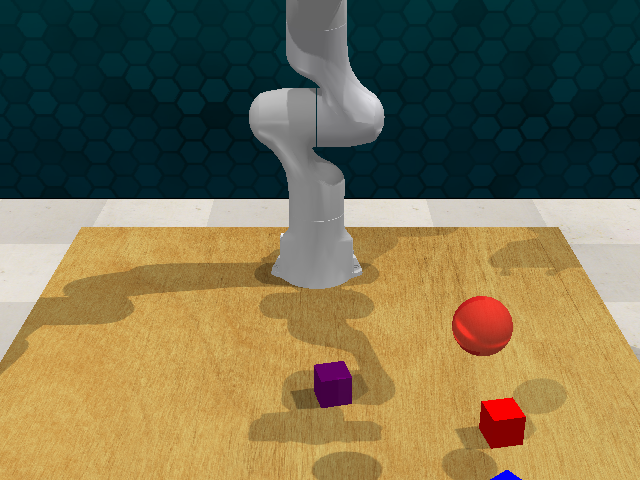
#> input picture tools/0.png, 640 x 480 px, found by its file name
$ python select_mask.py
#> lines starting #> are read from the running program, lines starting #| are printed output that depends on the picture; after the words box and inside, x2 and y2 are one past the last pixel; in counts of white or black regions, pixels touching at a corner belong together
import cv2
import numpy as np
import matplotlib.pyplot as plt

# 读取掩码图像为灰度模式
mask_path = '/home/haoyue/code/rlbench_imitation_learning/data/push_button/100demos/0/front_camera_mask/0.png'
mask = cv2.imread(mask_path, cv2.IMREAD_GRAYSCALE)
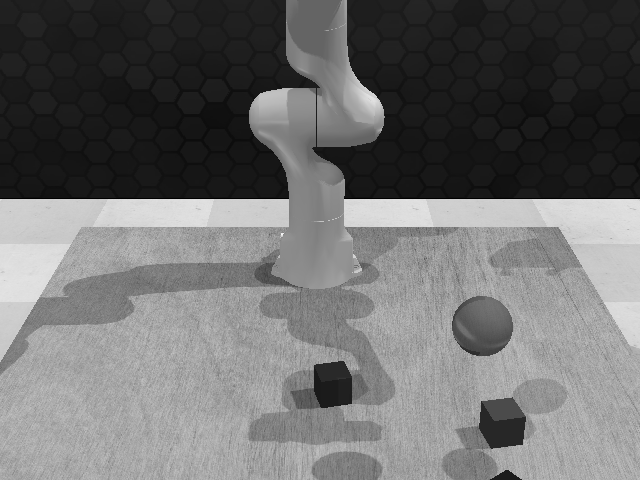
#> mask: shape (480, 640); min 0, max 246, mean 109.5

print(f"掩码形状: {mask.shape}")
#| 掩码形状: (480, 640)

# 检查图像是否成功读取
if mask is None:
    print(f"无法读取图像: {mask_path}")
    exit()

# 找出唯一灰度值
unique_values = np.unique(mask)
#> unique_values = 219 values from 0 to 246
num_values = len(unique_values)
#> num_values = 219

print(f"图像中共有 {num_values} 种不同的灰度值")
#| 图像中共有 219 种不同的灰度值

# 创建一个彩色图像用于可视化
colored_mask = np.zeros((mask.shape[0], mask.shape[1], 3), dtype=np.uint8)
display_img = cv2.cvtColor(mask.copy(), cv2.COLOR_GRAY2BGR)

# 为每种灰度值分配一个彩色值并标注
cmap = plt.cm.get_cmap('tab20', num_values)
new_colors = (cmap(np.arange(num_values))[:, :3] * 255).astype(np.uint8)
#> new_colors = 219 rows, first 8: [31, 119, 180], [31, 119, 180], [31, 119, 180], [31, 119, 180], [31, 119, 180], [31, 119, 180], [31, 119, 180], [31, 119, 180]

# 为每个区域应用不同的颜色
for i, value in enumerate(unique_values):
    # 创建二值掩码
    binary_mask = (mask == value).astype(np.uint8)

    # 使用OpenCV的连通组件分析代替skimage
    num_labels, labels, stats, centroids = cv2.connectedComponentsWithStats(binary_mask)

    # 获取区域颜色
    color = new_colors[i]
    color_bgr = (int(color[2]), int(color[1]), int(color[0]))  # RGB转BGR

    # 为彩色可视化图应用颜色
    colored_mask[binary_mask == 1] = color

    # 找到面积最大的连通区域用于标注(跳过背景标签0)
    if num_labels > 1:
        # 按面积排序区域(跳过背景)
        areas = stats[1:, cv2.CC_STAT_AREA]
        largest_label = np.argmax(areas) + 1  # +1因为跳过了背景

        # 获取中心点
        x = int(centroids[largest_label][0])
        y = int(centroids[largest_label][1])

        # 在显示图像上标记灰度值
        cv2.putText(display_img, str(value), (x, y),
                   cv2.FONT_HERSHEY_SIMPLEX, 0.5, (0, 255, 0), 1, cv2.LINE_AA)

        # 输出信息
        print(f"区域 {i+1}: 灰度值 {value}, 面积最大连通块中心点: ({x}, {y}), 区域颜色: {color}")
#> this loop made 219 passes
#> (value, num_labels, stats, centroids, color, color_bgr, areas, largest_label) on passes 28, 29, 30, 32, 41: (38, 2, [[0, 0, 640, 480, 307198], [159, 0, 2, 1, 2]], [[319.5, 239.5], [159.5, 0]], [255, 127, 14], (14, 127, 255), [2], 1), (39, 2, [[0, 0, 640, 480, 305938], [479, 401, 47, 48, 1262]], [[318.8, 238.7], [501.1, 429.8]], [255, 127, 14], (14, 127, 255), [1262], 1), (41, 2, [[0, 0, 640, 480, 306677], [314, 361, 38, 21, 523]], [[319.5, 239.3], [331.8, 370.6]], [255, 127, 14], (14, 127, 255), [523], 1), (43, 2, [[0, 0, 640, 480, 307199], [336, 377, 1, 1, 1]], [[319.5, 239.5], [336, 377]], [255, 127, 14], (14, 127, 255), [1], 1), (52, 2, [[0, 0, 640, 480, 307199], [458, 343, 1, 1, 1]], [[319.5, 239.5], [458, 343]], [255, 187, 120], (120, 187, 255), [1], 1)
#> (value, num_labels, centroids, color, color_bgr, areas, largest_label, x) on passes 1, 31, 39, 40, 43, 44: (0, 3, [[319.5, 239.6], [144, 198], [491.5, 198]], [31, 119, 180], (180, 119, 31), [289, 296], 2, 491), (42, 3, [[319.5, 239.5], [325, 368], [336, 378]], [255, 127, 14], (14, 127, 255), [1, 1], 1, 325), (50, 3, [[319.5, 239.5], [460.5, 345.5], [467, 349]], [255, 187, 120], (120, 187, 255), [2, 1], 1, 460), (51, 4, [[319.5, 239.5], [463, 347], [465, 348], [341.5, 378]], [255, 187, 120], (120, 187, 255), [1, 1, 8], 3, 341), (55, 3, [[319.5, 239.5], [452, 325], [455, 339]], [255, 187, 120], (120, 187, 255), [1, 1], 1, 452), (56, 3, [[319.5, 239.5], [452, 322], [452, 324]], [255, 187, 120], (120, 187, 255), [1, 1], 1, 452)
#| 区域 1: 灰度值 0, 面积最大连通块中心点: (491, 198), 区域颜色: [ 31 119 180]
#| 区域 2: 灰度值 12, 面积最大连通块中心点: (205, 132), 区域颜色: [ 31 119 180]
#| 区域 3: 灰度值 13, 面积最大连通块中心点: (190, 141), 区域颜色: [ 31 119 180]
#| 区域 4: 灰度值 14, 面积最大连通块中心点: (256, 146), 区域颜色: [ 31 119 180]
#| 区域 5: 灰度值 15, 面积最大连通块中心点: (221, 113), 区域颜色: [ 31 119 180]
#| 区域 6: 灰度值 16, 面积最大连通块中心点: (217, 114), 区域颜色: [ 31 119 180]
#| 区域 7: 灰度值 17, 面积最大连通块中心点: (56, 194), 区域颜色: [ 31 119 180]
#| 区域 8: 灰度值 18, 面积最大连通块中心点: (630, 125), 区域颜色: [ 31 119 180]
#> (further printed lines are left out)
#> pass 1, `binary_mask = (mask == value).astype(np.uint8)`:
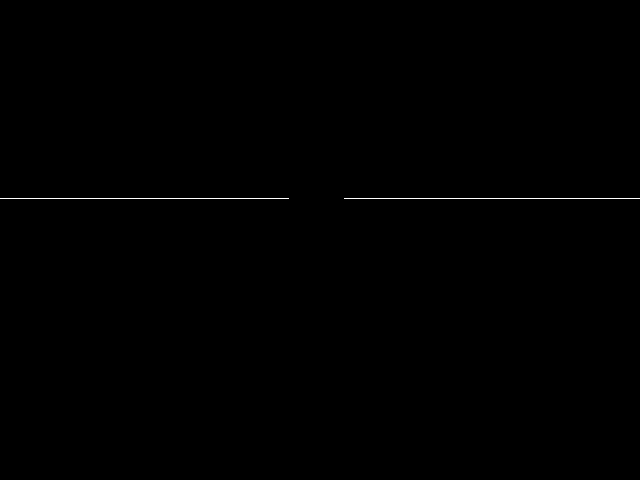
#> binary_mask: shape (480, 640); values 0 (black) and 1 (white), 0.19% white in thin lines or dots, all inside (x1, y1, x2, y2) = (0, 198, 640, 199)
#> pass 2, `binary_mask = (mask == value).astype(np.uint8)`:
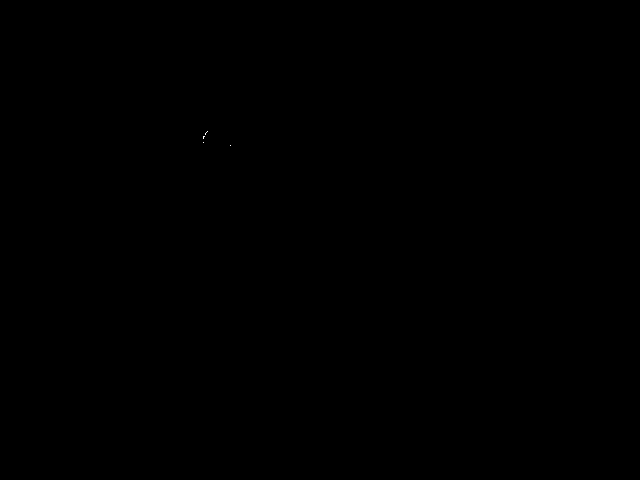
#> binary_mask: shape (480, 640); values 0 (black) and 1 (white), 0% white in thin lines or dots, all inside (x1, y1, x2, y2) = (203, 131, 231, 146)
#> after the loop: binary_mask: shape (480, 640); values 0 (black) and 1 (white), 0% white in thin lines or dots, all inside (x1, y1, x2, y2) = (281, 234, 283, 235)
#> after the loop:
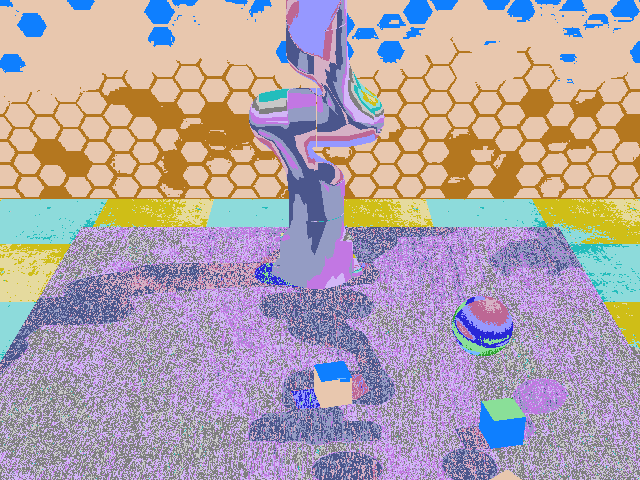
#> colored_mask: shape (480, 640, 3); mean B, G, R 170.3, 163, 178.4
#> after the loop:
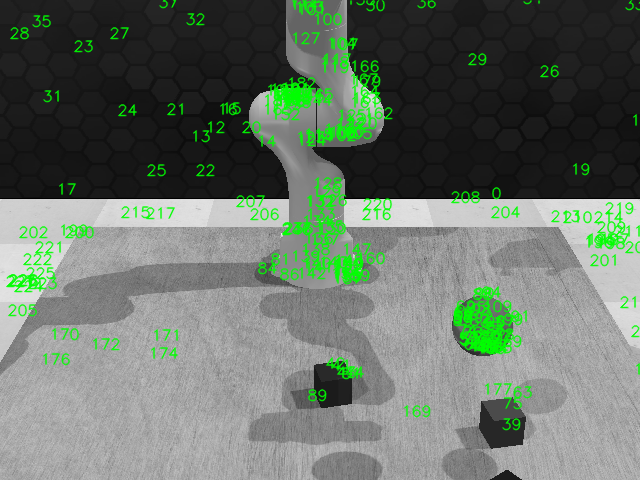
#> display_img: shape (480, 640, 3); mean B, G, R 103.9, 114.9, 103.9

# [18 lines of commented-out code are left out]
combined_img = cv2.hconcat([display_img, cv2.cvtColor(colored_mask, cv2.COLOR_RGB2BGR)])
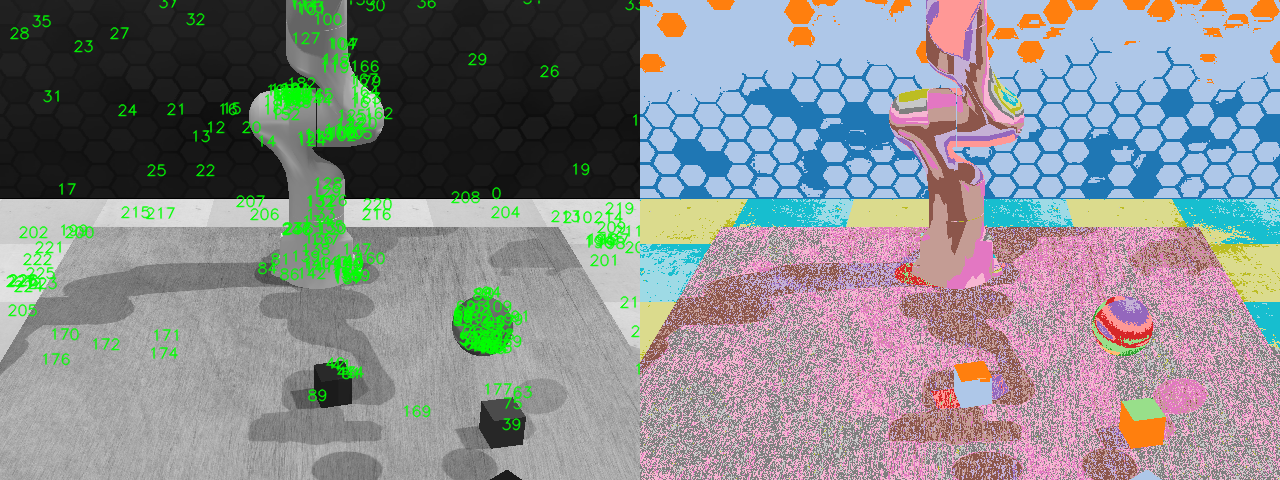
#> combined_img: shape (480, 1280, 3); mean B, G, R 141.2, 138.9, 137.1

# 保存拼接后的图片
combined_img_path = 'combined_result.png'
cv2.imwrite(combined_img_path, combined_img)

print(f"拼接结果已保存为 '{combined_img_path}'")


# ACT模型使用示例
# 方法1: 使用单通道掩码
# mask_for_model = mask  # 已经是单通道

# 方法2: 扩展为3通道掩码
# mask_3channel = np.stack([mask, mask, mask], axis=2)

# 终点 83        （255，0，0）
# 夹爪 35 31 34  （255，0，0）
# 物体 84        （0，255，0）
# 其余设置为      （0，0，0）
